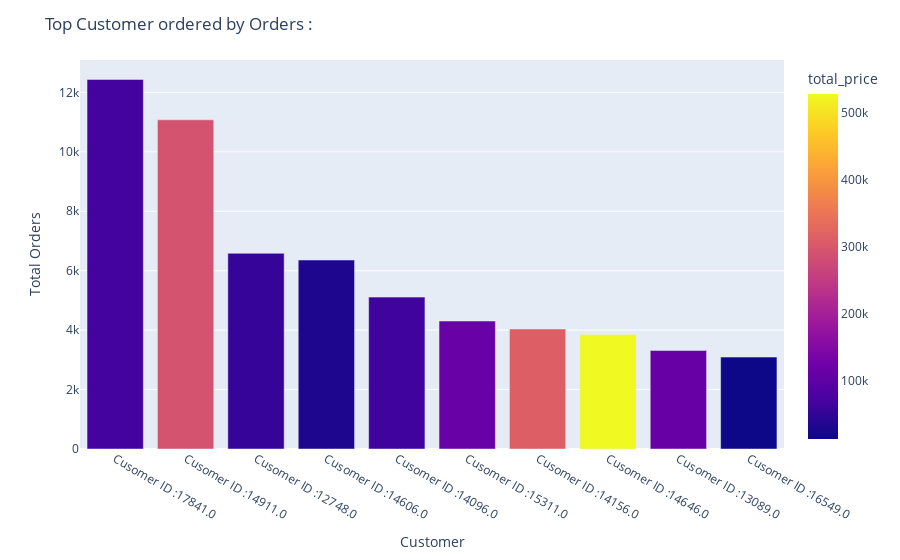

The cell this chart's notebook holds for it:
### Code cell
df = top_customer.sort_values(by='Invoice', ascending=False).head(10)
fig = px.bar(df, x= "Customer", y= "Invoice" , color="total_price")
fig.update_layout(
    title="Top Customer ordered by Orders : ",
    xaxis_title="Customer",
    yaxis_title="Total Orders",
    )
fig.show()

### Figure 1 — Plotly figure (JSON) as saved in the notebook; plotly's stock layout.template omitted (floating-point values rounded to 4 significant figures)
{"data": [{"alignmentgroup": "True", "hovertemplate": "Customer=%{x}<br>Invoice=%{y}<br>total_price=%{marker.color}<extra></extra>", "legendgroup": "", "marker": {"color": [68550.0, 291400.0, 53540.0, 29950.0, 65160.0, 115000.0, 313400.0, 528600.0, 113400.0, 12780.0], "coloraxis": "coloraxis"}, "name": "", "offsetgroup": "", "orientation": "v", "showlegend": false, "textposition": "auto", "type": "bar", "x": ["Cusomer ID :17841.0", "Cusomer ID :14911.0", "Cusomer ID :12748.0", "Cusomer ID :14606.0", "Cusomer ID :14096.0", "Cusomer ID :15311.0", "Cusomer ID :14156.0", "Cusomer ID :14646.0", "Cusomer ID :13089.0", "Cusomer ID :16549.0"], "xaxis": "x", "y": [12435, 11077, 6585, 6359, 5111, 4306, 4038, 3849, 3315, 3093], "yaxis": "y"}], "layout": {"barmode": "relative", "coloraxis": {"colorbar": {"title": {"text": "total_price"}}, "colorscale": [[0, "#0d0887"], [0.1111, "#46039f"], [0.2222, "#7201a8"], [0.3333, "#9c179e"], [0.4444, "#bd3786"], [0.5556, "#d8576b"], [0.6667, "#ed7953"], [0.7778, "#fb9f3a"], [0.8889, "#fdca26"], [1, "#f0f921"]]}, "legend": {"tracegroupgap": 0}, "margin": {"t": 60}, "title": {"text": "Top Customer ordered by Orders : "}, "xaxis": {"anchor": "y", "domain": [0, 1], "title": {"text": "Customer"}}, "yaxis": {"anchor": "x", "domain": [0, 1], "title": {"text": "Total Orders"}}}}
